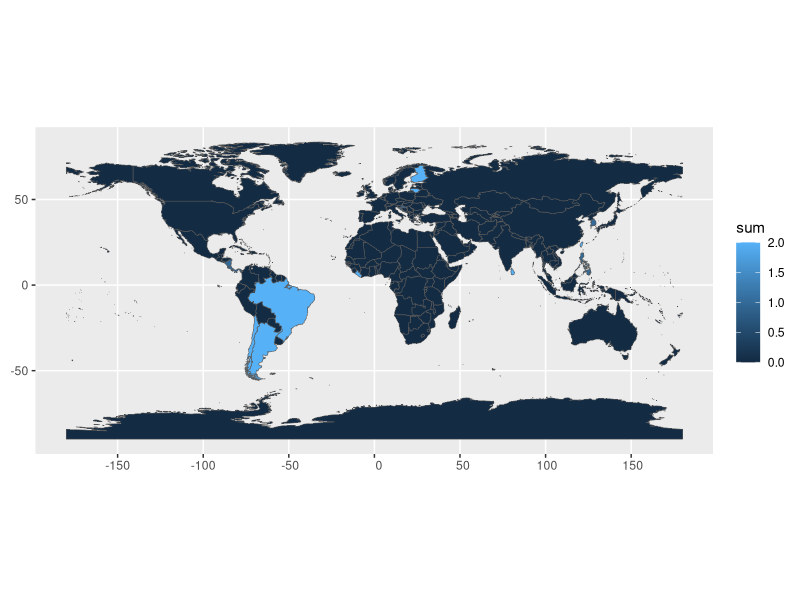
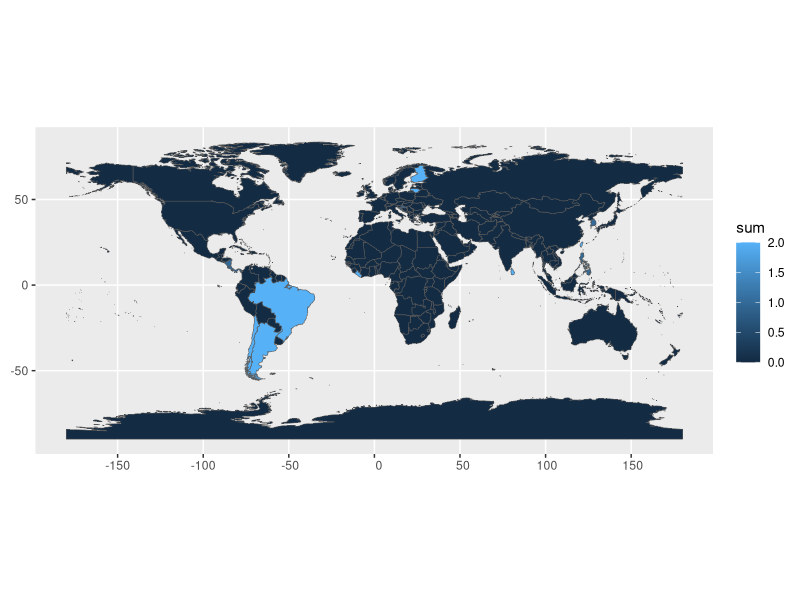
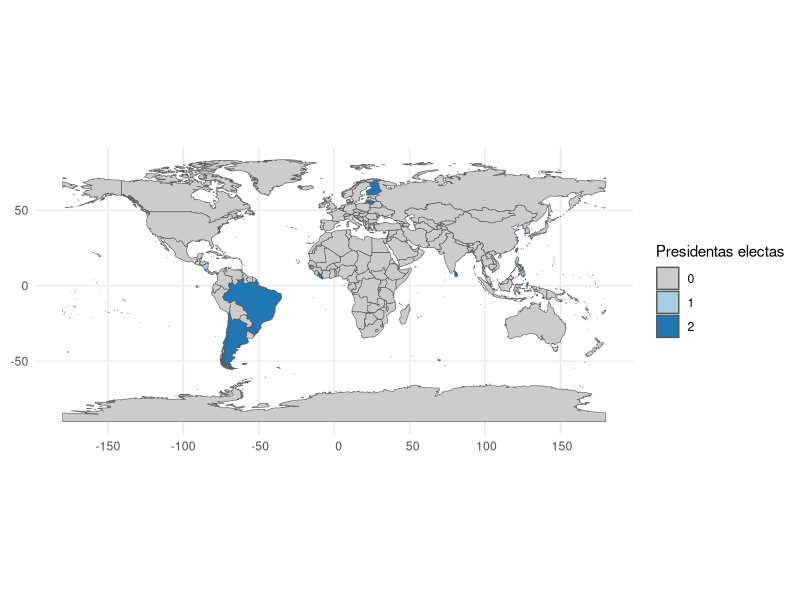
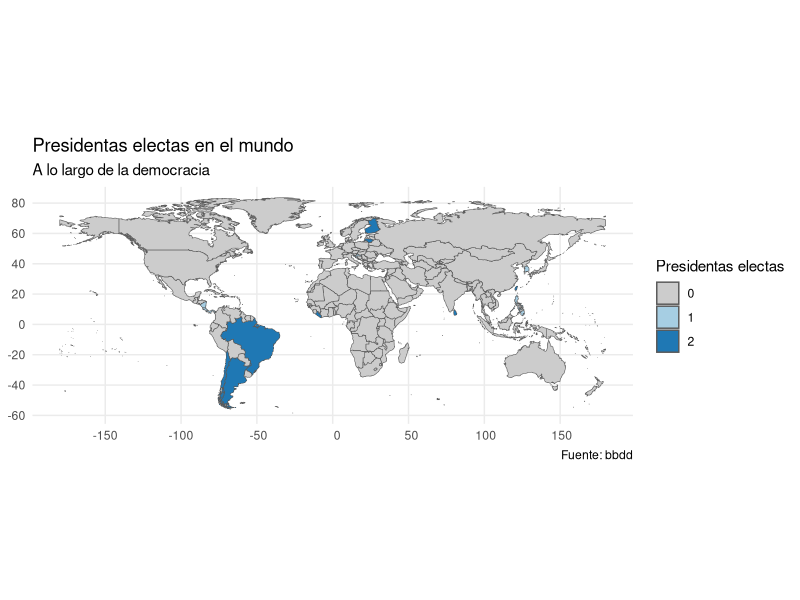
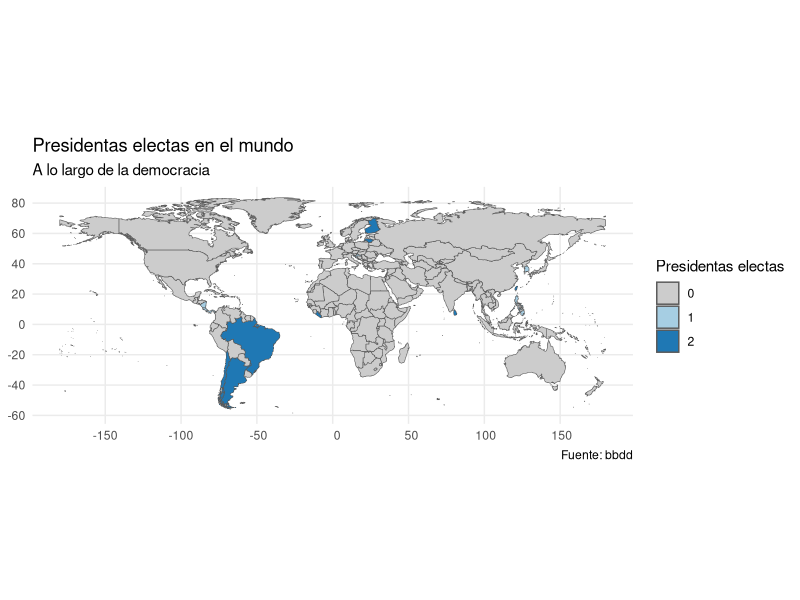

The R source for these figures, in order:
## ========================================
## CARGA DE LIBRERÍAS
## ========================================

library(tidyverse)   # Manipulación y visualización de datos
library(ggplot2)    # Sistema de gráficos basado en capas
library(scales)     # Para formatos como porcentaje
library(forcats)    # Para manejo de factores (si es necesario)
library(ggplot2)
library(sf)
library(rnaturalearth)
library(rnaturalearthdata)
library(readxl)


## ========================================
##  Cargar base de datos
## ========================================

bbdd <- read_excel("clases/clase3/practico/bbdd/bbdd.xlsx")
world <- ne_countries(scale = "medium", returnclass = "sf")

bbdd |> glimpse()
world |> glimpse()


## ========================================
bbdd <-bbdd |> rename(name = country)

bbdd2 <- bbdd |> full_join(world, by = "name") |> glimpse()

bbdd3 <- bbdd2 |> 
  group_by(name, geometry) |> 
  summarise(sum = sum(fempresvictory, na.rm = TRUE)) |> 
  ungroup() |> 
  mutate(sum = replace_na(sum, 0))

ggplot(data = bbdd3) +
  geom_sf(aes(
    geometry = geometry,
    fill = sum))

ggplot(data = bbdd3) +
  geom_sf(aes(
    geometry = geometry,
    fill = sum))

# Si sum es NA que tome el valor 0 en tidyverse


bbdd4 <- bbdd2 |> 
  group_by(name, geometry) |> 
  summarise(sum = sum(fempresvictory, na.rm = TRUE)) |> 
  ungroup() |> 
  mutate(sum = replace_na(sum, 0),
         sum = factor(sum))

ggplot(data = bbdd4) +
  geom_sf(aes(geometry = geometry, fill = sum)) +
  scale_fill_manual(
    values = c(
      "0" = "gray80",      # gris para 0
      "1" = "#a6cee3",     # azul claro para 1
      "2" = "#1f78b4"      # azul más oscuro para 2
    ),
    name = "Presidentas electas"
  ) +
  theme_minimal()


bbdd4 |> filter(name != "Antarctica") |> 
  ggplot() +
  geom_sf(aes(geometry = geometry, fill = sum)) +
  scale_fill_manual(
    values = c(
      "0" = "gray80",      # gris para 0
      "1" = "#a6cee3",     # azul claro para 1
      "2" = "#1f78b4"      # azul más oscuro para 2
    )) +
  labs(
    title = "Presidentas electas en el mundo",
    subtitle = "A lo largo de la democracia",
    caption = "Fuente: bbdd",
    fill = "Presidentas electas"
  ) +
  theme_minimal() 

getwd()

ggsave("clases/clase3/practico/images/presidentas_mapa.png",
       plot = last_plot(),, 
       width = 29.21, 
       height = 12.09, 
       units = "cm", dpi = 300)
1
